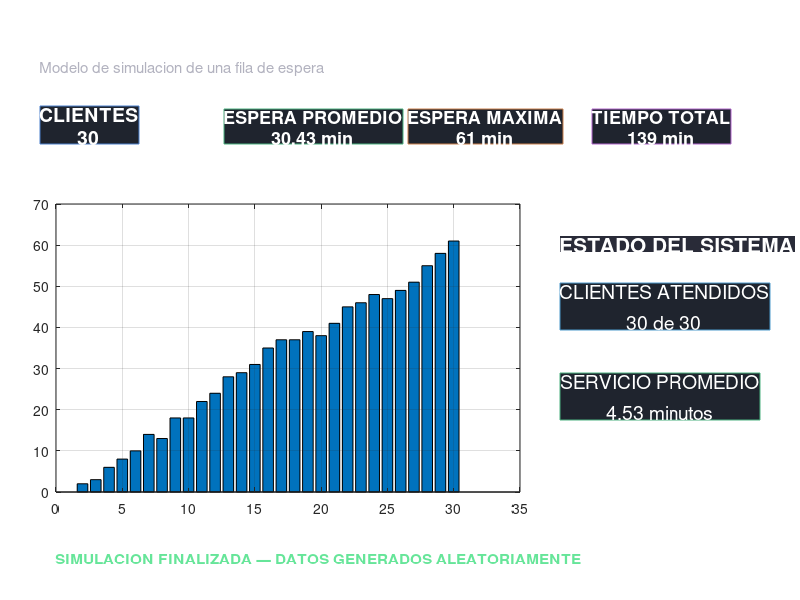

Write MATLAB code to recreate this figure.
clc;
clear;
close all;

%% =========================================================
%       SIMULADOR VISUAL DE ATENCION DE CLIENTES
% ==========================================================

numClientes = 30;

% Generar datos aleatorios
tiempoLlegada = cumsum(randi([1 4],1,numClientes));
tiempoAtencion = randi([2 7],1,numClientes);

tiempoInicio = zeros(1,numClientes);
tiempoSalida = zeros(1,numClientes);
tiempoEspera = zeros(1,numClientes);

for i = 1:numClientes
    
    if i == 1
        tiempoInicio(i) = tiempoLlegada(i);
    else
        tiempoInicio(i) = max(tiempoLlegada(i), tiempoSalida(i-1));
    end
    
    tiempoEspera(i) = tiempoInicio(i) - tiempoLlegada(i);
    tiempoSalida(i) = tiempoInicio(i) + tiempoAtencion(i);
end

%% Estadisticas

promedioEspera = mean(tiempoEspera);
maxEspera = max(tiempoEspera);
tiempoTotal = max(tiempoSalida);

%% =========================================================
%                    VENTANA PRINCIPAL
% ==========================================================

fig = figure( ...
    'Name','SIMULADOR DE ATENCION', ...
    'NumberTitle','off', ...
    'Color',[0.08 0.09 0.12], ...
    'Position',[100 80 1200 700]);

%% Titulo

annotation(fig,'textbox',[0.05 0.91 0.9 0.06], ...
    'String','SIMULADOR DE ATENCION DE CLIENTES', ...
    'Color','white', ...
    'FontSize',22, ...
    'FontWeight','bold', ...
    'HorizontalAlignment','center', ...
    'EdgeColor','none');

annotation(fig,'textbox',[0.05 0.875 0.9 0.035], ...
    'String','Modelo de simulacion de una fila de espera', ...
    'Color',[0.7 0.7 0.75], ...
    'FontSize',11, ...
    'HorizontalAlignment','center', ...
    'EdgeColor','none');

%% =========================================================
%                    TARJETAS
% ==========================================================

% Clientes
annotation(fig,'textbox',[0.05 0.76 0.20 0.08], ...
    'String',sprintf('CLIENTES\n%d',numClientes), ...
    'Color','white', ...
    'FontSize',14, ...
    'FontWeight','bold', ...
    'HorizontalAlignment','center', ...
    'BackgroundColor',[0.12 0.14 0.18], ...
    'EdgeColor',[0.3 0.5 0.8]);

% Espera promedio
annotation(fig,'textbox',[0.28 0.76 0.20 0.08], ...
    'String',sprintf('ESPERA PROMEDIO\n%.2f min',promedioEspera), ...
    'Color','white', ...
    'FontSize',13, ...
    'FontWeight','bold', ...
    'HorizontalAlignment','center', ...
    'BackgroundColor',[0.12 0.14 0.18], ...
    'EdgeColor',[0.3 0.7 0.5]);

% Espera maxima
annotation(fig,'textbox',[0.51 0.76 0.20 0.08], ...
    'String',sprintf('ESPERA MAXIMA\n%d min',maxEspera), ...
    'Color','white', ...
    'FontSize',13, ...
    'FontWeight','bold', ...
    'HorizontalAlignment','center', ...
    'BackgroundColor',[0.12 0.14 0.18], ...
    'EdgeColor',[0.8 0.5 0.3]);

% Tiempo total
annotation(fig,'textbox',[0.74 0.76 0.20 0.08], ...
    'String',sprintf('TIEMPO TOTAL\n%d min',tiempoTotal), ...
    'Color','white', ...
    'FontSize',13, ...
    'FontWeight','bold', ...
    'HorizontalAlignment','center', ...
    'BackgroundColor',[0.12 0.14 0.18], ...
    'EdgeColor',[0.7 0.4 0.8]);

%% =========================================================
%                 GRAFICA PRINCIPAL
% ==========================================================

ax = axes('Parent',fig, ...
    'Position',[0.07 0.18 0.58 0.48], ...
    'Color',[0.10 0.11 0.15], ...
    'XColor','white', ...
    'YColor','white');

bar(ax,1:numClientes,tiempoEspera);

title(ax,'Tiempo de espera por cliente', ...
    'Color','white','FontSize',15);

xlabel(ax,'Cliente','Color','white');
ylabel(ax,'Minutos','Color','white');

grid(ax,'on');

%% =========================================================
%                  PANEL LATERAL
% ==========================================================

annotation(fig,'textbox',[0.70 0.58 0.24 0.07], ...
    'String','ESTADO DEL SISTEMA', ...
    'Color','white', ...
    'FontSize',15, ...
    'FontWeight','bold', ...
    'HorizontalAlignment','center', ...
    'BackgroundColor',[0.16 0.17 0.22], ...
    'EdgeColor','none');

annotation(fig,'textbox',[0.70 0.45 0.24 0.10], ...
    'String',sprintf(['CLIENTES ATENDIDOS\n\n' ...
                      '%d de %d'], ...
                      numClientes,numClientes), ...
    'Color','white', ...
    'FontSize',14, ...
    'HorizontalAlignment','center', ...
    'BackgroundColor',[0.12 0.14 0.18], ...
    'EdgeColor',[0.3 0.6 0.8]);

annotation(fig,'textbox',[0.70 0.30 0.24 0.10], ...
    'String',sprintf(['SERVICIO PROMEDIO\n\n' ...
                      '%.2f minutos'], ...
                      mean(tiempoAtencion)), ...
    'Color','white', ...
    'FontSize',14, ...
    'HorizontalAlignment','center', ...
    'BackgroundColor',[0.12 0.14 0.18], ...
    'EdgeColor',[0.3 0.7 0.5]);

%% =========================================================
%                    TABLA
% ==========================================================

datos = [ ...
    (1:numClientes)' ...
    tiempoLlegada' ...
    tiempoEspera' ...
    tiempoAtencion' ...
    tiempoSalida' ];

uitable(fig, ...
    'Data',datos, ...
    'ColumnName',{'Cliente','Llegada','Espera','Atencion','Salida'}, ...
    'Position',[820 35 330 150], ...
    'BackgroundColor',[0.12 0.13 0.17; 0.16 0.17 0.21], ...
    'ForegroundColor','white', ...
    'FontSize',9);

%% =========================================================
%                MENSAJE FINAL
% ==========================================================

annotation(fig,'textbox',[0.07 0.06 0.58 0.07], ...
    'String','SIMULACION FINALIZADA — DATOS GENERADOS ALEATORIAMENTE', ...
    'Color',[0.4 0.9 0.6], ...
    'FontSize',11, ...
    'FontWeight','bold', ...
    'HorizontalAlignment','center', ...
    'EdgeColor','none');

disp(' ');
disp('==============================================');
disp('       SIMULACION FINALIZADA');
disp('==============================================');
fprintf('Clientes simulados: %d\n',numClientes);
fprintf('Espera promedio: %.2f minutos\n',promedioEspera);
fprintf('Espera maxima: %d minutos\n',maxEspera);
fprintf('Tiempo total: %d minutos\n',tiempoTotal);
disp('==============================================');
